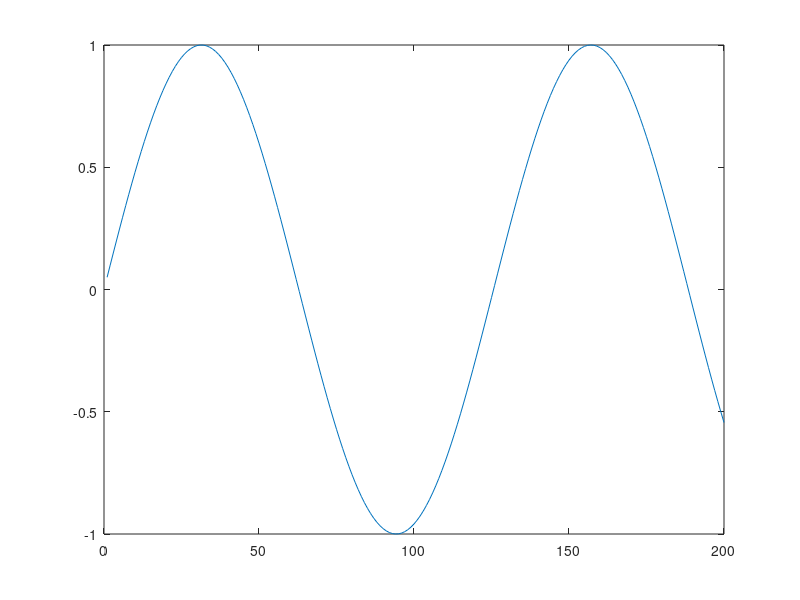
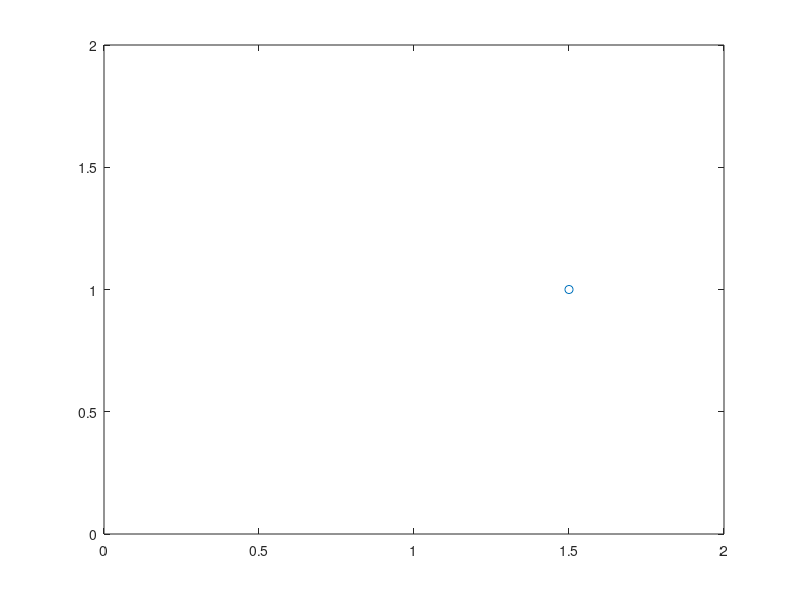
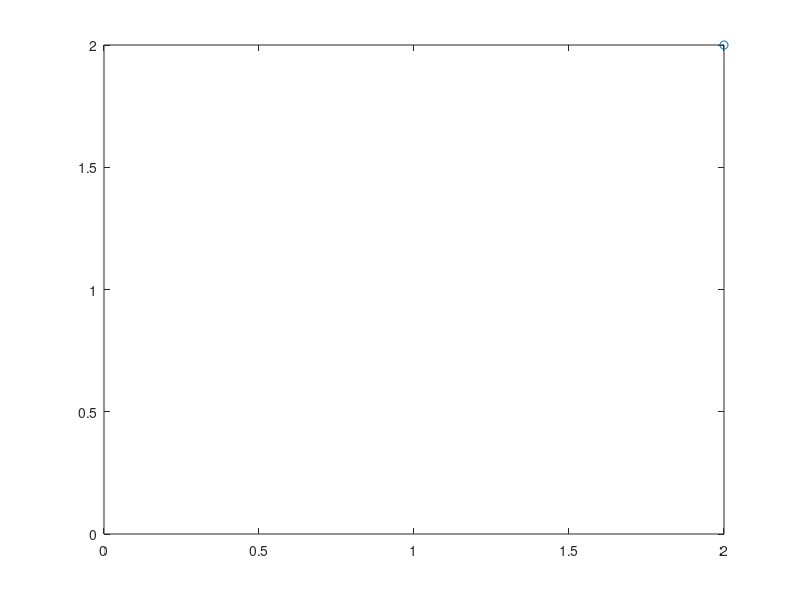
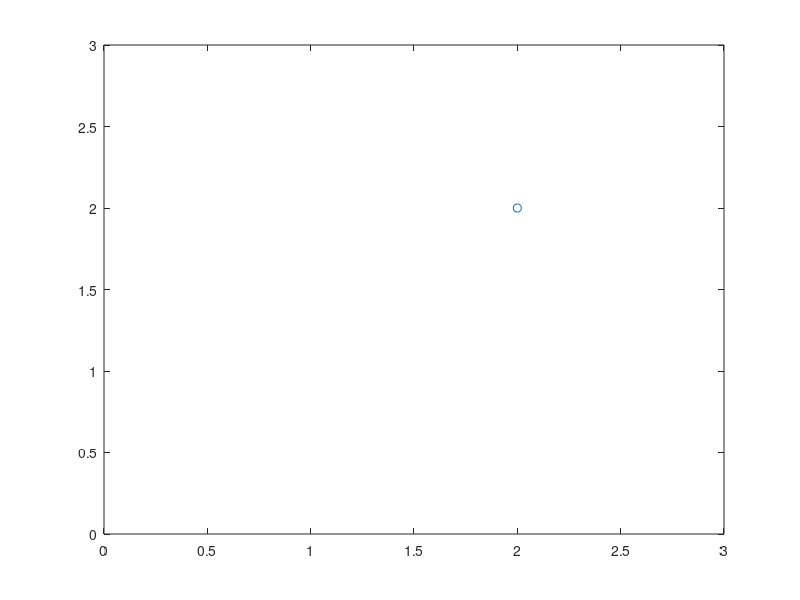

Recreate these plots in MATLAB, in order. (Note: this script raises an error after producing the figures.)
fig = figure;

xdat = 1:200;
ydat = sin(xdat/20);

plot(xdat,ydat);


%%
fig = figure;
ax = plot(1,1,'o');
xlim([0,2])
ylim([0,2])

set(ax,'XData',1.5,'YData',1)

%%
fig = figure;
ax = plot(1,1,'o');
xlim([0,2])
ylim([0,2])

for i = 1:100
    set(ax,'XData',1+(i/100),'YData',1+(i/100))
    drawnow
end

%% Make the point move logistically 

fig = figure;
ax = plot(1,1,'o');
xlim([0,3])
ylim([0,3])

frames = 100;
for i = 1:frames
    dist = 1 / (1 + 2^(20*(-2*(i/frames) + .35)));
    set(ax,'XData',1+dist,'YData',1+dist)
    drawnow
end


%% Make the point move asymptotically 

fig = figure;
ax = plot(1,1,'o');
xlim([0,3])
ylim([0,3])

frames = 100;
c = 15;
for i = 1:frames
    dist = (1+(1/c)) - ((c+1)/(c*(c*(i/frames) + 1)));
    set(ax,'XData',1+dist,'YData',1+dist)
    drawnow
end


%% Using a function
figure;
ax = plot(1,1,'o');
xlim([0,3])
ylim([0,3])

pointtween(ax,[.4,.2],[2,2.9])



%% Trying to tween functions now... This will be kinda hard...

figure;
x = [(1:300) / 100]';
y = sin(5*x);

ax = plot(x,y,'o');

xlim([0,3])
ylim([-3,3])

while 1
    functween(ax,[x,y],[x,3*y])
    functween(ax,[x,3*y],[x,y])
    functween(ax,[x,y],[x,sin(10*x)])
    functween(ax,[x,sin(10*x)],[x,1.5*sin(12*x)])
    functween(ax,[x,1.5*sin(12*x)],[x,y])
    functween(ax,[x,y],[cos(linspace(0,2*pi,300)')+1.5,sin(linspace(0,2*pi,300)')*2])
    functween(ax,[cos(linspace(0,2*pi,300)')+1.5,sin(linspace(0,2*pi,300)')*2],[x,y])
end

%% let's try to pan the axis now...
figure;
x = [(1:300) / 100]';
y = sin(5*x);

ax = plot(x,y,'o');

xlim([0,3])
ylim([-3,3])

while 1
    panCam(ax,[-1,4;-4,4])
    panCam(ax,[-1,1;-3,3])
    panCam(ax,[-5,5;-5,5])
    panCam(ax,[0,3;-3,3])
end

%% Let's combine
figure;
x = [(1:300) / 100]';
y = sin(5*x);

ax = plot(x,y,'o');

xlim([0,3])
ylim([-3,3])

while 1
    panCam(ax,[-1,4;-4,4])
    functween(ax,[x,y],[x,3*y])
    panCam(ax,[-1,1;-3,3])
    panCam(ax,[0,5;-5,5])
    functween(ax,[x,3*y],[5*x,2*y])
    functween(ax,[5*x,2*y],[cos(linspace(0,2*pi,300)')+1.5,sin(linspace(0,2*pi,300)')*2])
    panCam(ax,[0,3;-3,3])
    functween(ax,[cos(linspace(0,2*pi,300)')+1.5,sin(linspace(0,2*pi,300)')*2],[x,y])
end

%% I want to create a differnt kind of tween
% instead of having all of the points move at once, I want them all to move
% one at a time... This will be hard though because.. they need to be
% staggered in movement... I can't just fully animate one point at a
% time...

figure;
x = [(1:300) / 100]';
y = sin(5*x);
ax = plot(x,y,'o');
xlim([0,3])
ylim([-3,3])

while 1
    Sandfunctween(ax,[x,y],[x,3*y])
end

%% Okay, this techincally works, but it's god awfully slow...
% Oh! What about predetermining the path of every tween FIRST! And then
% staggering them? After that, we can just loop through the new data and
% animate!
figure;
x = [(1:300) / 100]';
y = sin(5*x);
ax = plot(x,y,'o');
xlim([0,3])
ylim([-3,3])

while 1
    Cascadefunctween(ax,[x,y],[x,3*y]);
    Cascadefunctween(ax,[x,3*y],[x,y]);
    panCam(ax,[0,3;0,9]);
    Cascadefunctween(ax,[x,3*x]);
    panCam(ax,[0,3;-3,3])
    Cascadefunctween(ax,[x,y]);
end

%% Okay, now how about we augment the Cascade functween to have multiple plots?
% how in the hell do I do this? Multithreading? Nah... Probably not. I
% don't want it to get that complicated... I'll start with something
% simple... I'll pass in two ax objects in a cell... I'll pass in the same
% thing with the startfunc and endfunc variables... a 2x1 cell that have
% two columns each...
figure;
x = [(1:300) / 100]';
y = sin(5*x);
ax = plot(x,y,'o');
hold on;
ax2 = plot(x,sin(10*x),'o');
xlim([0,3])
ylim([-3,3])

MultiCascade({ax,ax2},{[x,1.5*y],[x,3*y]});

%% HOLY SHIT that worked. Let's see if this works with everything...
figure;
x = [(1:300) / 100]';
y = sin(5*x);
ax = plot(x,y,'o');
hold on;
ax2 = plot(x,sin(10*x),'o');
ax3 = plot(x,x*1.2,'o');
xlim([0,3])
ylim([-3,3])

axcell = {ax,ax2,ax3};
while 1
    MultiCascade(axcell,{[x,2*sin(12*x)],[x,3*sin(x)],[x,1.5*sin(4*x)]})
    panCam(ax,[-3,3;-3,3])
    MultiCascade(axcell,{[cos(linspace(0,2*pi,300)')*2,sin(linspace(0,2*pi,300)')*2], ...
        [cos(linspace(0,2*pi,300)')*.5,sin(linspace(0,2*pi,300)')*.5], ...
        [cos(linspace(0,2*pi,300)'),sin(linspace(0,2*pi,300)')]})
    panCam(ax,[0,3;-3,3])
end

%% Transforming contiguous SVGs
figure;
x = [(1:300) / 100]';
y = sin(5*x);
ax = plot(x,y,'o');
hold on;
ax2 = plot(x,sin(10*x),'o');
ax3 = plot(x,x*1.2,'o');
xlim([0,3])
ylim([-3,3])
svg = loadsvg('C:\Users\duck7\University of Michigan Dropbox\David Kim\Animation Playing\MatlabAnimation\test.svg',.99,0);
svg = interpolateCurve(svg{1,1},length(x));
% Let's normalize to a -3,3 grid... Wait... I can just zscore conveniently
% LMFAOOOOO THAT WORKED HOLY SHIT
svg = zscore(svg,0,1)


axcell = {ax,ax2,ax3};
while 1
    MultiCascade(axcell,{[x,2*sin(12*x)],[x,3*sin(x)],[x,1.5*sin(4*x)]})
    panCam(ax,[-3,3;-3,3])
    MultiCascade(axcell,{[cos(linspace(0,2*pi,300)')*2,sin(linspace(0,2*pi,300)')*2], ...
        [cos(linspace(0,2*pi,300)')*.5,sin(linspace(0,2*pi,300)')*.5], ...
        [cos(linspace(0,2*pi,300)'),sin(linspace(0,2*pi,300)')]})
    MultiCascade(axcell,{svg,1.5*svg,2*svg})
    panCam(ax,[0,3;-3,3])
    MultiCascade(axcell,{[x,2*sin(12*x)],[x,3*sin(x)],[x,1.5*sin(4*x)]})
end

%% Testing with previous functions
figure;
x = linspace(-3,3,300);
y = sin(5*x);
ax = plot(x,y,'o');
xlim([-3,3])
ylim([-3,3])
svg = loadsvg('C:\Users\duck7\University of Michigan Dropbox\David Kim\Animation Playing\MatlabAnimation\test.svg',.99,0);
svg = interpolateCurve(svg{1,1},length(x));
svg = zscore(svg,0,1)

while 1
    functween(ax,svg)
    pause(1)
    Cascadefunctween(ax,[x(:),y(:)])
    pause(1)
end

%% Okay, now I want to see how it works with a multiple part SVG
% Oh weird... It can only import illustrator brush strokes... It can't do
% penstrokes...
face = readSVG('multipart.svg',1000);
face = zscore(face,0,1);
x = linspace(-3,3,1000)';

figure;
ax = plot(x,sin(5*x),'o');
xlim([-3,3])
ylim([-3,3])
while 1 
    functween(ax,[x(:),sin(5*x)]);
    pause(1)
    functween(ax,face);
    pause(1)
end


function xy = readSVG(path,points)
    parts = loadsvg(path,.01,0);
    doublesvg = [];
    for i = 1:length(parts)
        doublesvg = [doublesvg; -1*parts{1,i}];
    end
    M = length(doublesvg(:,1));
    xi = linspace(1, M, points);
    x_downsampled = interp1(1:M, doublesvg(:,1), xi);
    M = length(doublesvg(:,2));
    xi = linspace(1, M, points);
    y_downsampled = interp1(1:M, doublesvg(:,2), xi);

    xy = [x_downsampled(:),y_downsampled(:)];
end

% how in the hell do I do this? Multithreading? Nah... Probably not. I
% don't want it to get that complicated... I'll start with something
% simple... I'll pass in two ax objects in a cell... I'll pass in the same
% thing with the startfunc and endfunc variables... a 2x1 cell that have
% two columns each...
function MultiCascade(ax,endfunc)
    startfunc = cell(1,length(ax));
    for j = 1:length(ax)
        currentAx = ax{j};
        startfunc{1,j} = [currentAx.XData',currentAx.YData'];
    end
    frames = 100;
    c = 5;
    

    xdistCell = cell(1,length(ax));
    ydistCell = cell(1,length(ax));
    pdCellx = cell(1,length(ax));
    pdCelly = cell(1,length(ax));

    % below must be done per axis object
    for j = 1:length(ax)
        subEnd = endfunc{1,j};
        subStart = startfunc{1,j};

        xdist = subEnd(:,1)-subStart(:,1);
        ydist = subEnd(:,2)-subStart(:,2);
        predestX = zeros(frames,length(subStart)); %predetermining every point's movement
        predestY = zeros(frames,length(subStart));
        for i = 1:frames
            dist = (1+(1/c)) - ((c+1)/(c*(c*(i/frames) + 1))); % Should go 0-1
            predestX(i,:) = subStart(:,1)+dist*xdist;
            predestY(i,:) = subStart(:,2)+dist*ydist;
        end
        predestX = [subStart(:,1)';predestX];
        predestY = [subStart(:,2)';predestY];
        
        % Storing the predestined paths per plot
        pdCellx{1,j} = predestX;
        pdCelly{1,j} = predestY;
    end

    stagXCell = cell(1,length(ax));
    stagYCell = cell(1,length(ax));
    for j = 1:length(ax)
        stagXCell{1,j} = stagger_matrix(pdCellx{1,j});
        stagYCell{1,j} = stagger_matrix(pdCelly{1,j});
    end
    
    for i = 1:size(stagXCell{1,1},1)
        for j = 1:length(ax)
            curStagX = stagXCell{1,j};
            curStagY = stagYCell{1,j};
            set(ax{1,j},'XData',curStagX(i,:),'YData',curStagY(i,:))
        end
        drawnow
    end
    
end



% Okay, so you actually don't really need a start func... Not anymore... If
% you have a startfunc, then it just assumes that whatever is currently
% plotted is the startfunc...
function Cascadefunctween(ax,startfunc,endfunc)
    if nargin == 2
        endfunc = startfunc;
        startfunc(:,1) = ax.XData;
        startfunc(:,2) = ax.YData;
    end
    frames = 100;
    c = 5;
    xdist = endfunc(:,1)-startfunc(:,1);
    ydist = endfunc(:,2)-startfunc(:,2);
    predestX = zeros(frames,length(startfunc)); %predetermining every point's movement
    predestY = zeros(frames,length(startfunc));
    for i = 1:frames
        dist = (1+(1/c)) - ((c+1)/(c*(c*(i/frames) + 1))); % Should go 0-1
        predestX(i,:) = startfunc(:,1)+dist*xdist;
        predestY(i,:) = startfunc(:,2)+dist*ydist;
        %set(ax,'XData',startfunc(:,1)+dist*xdist,'YData',startfunc(:,2)+dist*ydist)
    end
    predestX = [startfunc(:,1)';predestX];
    predestY = [startfunc(:,2)';predestY];

    stagX = stagger_matrix(predestX);
    stagY = stagger_matrix(predestY);
    for i = 1:size(stagX,1)
        set(ax,'XData',stagX(i,:),'YData',stagY(i,:))
        drawnow
    end
end

%Another chatGpt generation... I don't know how to make a clever
%interpolation function like this... I hope it'll work...
%goddamn... It worked... I'm impressed...
function [newfunc] = interpolateCurve(xy, Nnew)
    %xy = [x(:), y(:)];
    x = xy(:,1);
    y = xy(:,2);
    dxy = diff(xy);
    segment_lengths = sqrt(sum(dxy.^2,2));
    cumlen = [0; cumsum(segment_lengths)];
    totalLength = cumlen(end);
    tnew = linspace(0, totalLength, Nnew);
    xnew = interp1(cumlen, x(:), tnew)';
    ynew = interp1(cumlen, y(:), tnew)';
    newfunc = [xnew,ynew];
end

% This is a function that would stagger a matrix... it's for cascading...
% Cards on the table, I asked chatgpt to make this...
% Okay, not anymore... it's modded from chatgpt lol
function B = stagger_matrix(A)
    [N, M] = size(A);
    L = N + M - 1; % new length of staggered mat. I gotta change this if I'm gonna run this again...
    B = zeros(L, M);

    for col = 1:M
        idx = col;    % The diagonal position
        B(idx:N+idx-1, col) = A(:,col);
        if col ~= 1
            B(1:idx,col) = A(1,col);
        end
        if col ~= M
            B(idx+N:end,col) = A(end,col);
        end
    end
end



% I need to start off with tweening between two functions of the same
% length. 
% Each function needs a column of x and y 
function Sandfunctween(ax,startfunc,endfunc)
    frames = 100;
    c = 5;
    

    xdist = endfunc(:,1)-startfunc(:,1);
    ydist = endfunc(:,2)-startfunc(:,2);
    ax.XData = startfunc(:,1);
    ax.YData = startfunc(:,2);
    for j = 1:size(startfunc,1)
        for i = 1:frames
            dist = (1+(1/c)) - ((c+1)/(c*(c*(i/frames) + 1))); %should go from 0-1

            logicVec = zeros(size(startfunc,1),1);
            logicVec(j) = 1;
            set(ax,'XData',startfunc(:,1)+dist*xdist.*logicVec,'YData',startfunc(:,2)+dist*ydist.*logicVec)
            drawnow
        end
        startfunc(:,1) = ax.XData';
        startfunc(:,2) = ax.YData';
    end
end


% I wonder if I can actually get the axis data from here..
% the panto variable should be a 2x2 double matrix... 
% should be simple enough right?
function panCam(ax,panto)
    frames = 100;
    c = 5;
    curX = xlim(ax.Parent);
    curY = ylim(ax.Parent);
    xdist = panto(1,:)-curX;
    ydist = panto(2,:)-curY;
    for i = 1:frames
        dist = (1+(1/c)) - ((c+1)/(c*(c*(i/frames) + 1))); %should go from 0-1
        xlim(ax.Parent,curX + xdist*dist)
        ylim(ax.Parent,curY + ydist*dist)
        drawnow
    end
end


% I need to start off with tweening between two functions of the same
% length. 
% Each function needs a column of x and y 
function functween(ax,startfunc,endfunc)
    if nargin == 2
        endfunc = startfunc;
        startfunc(:,1) = ax.XData;
        startfunc(:,2) = ax.YData;
    end
    frames = 100;
    c = 5;  

    xdist = endfunc(:,1)-startfunc(:,1);
    ydist = endfunc(:,2)-startfunc(:,2);
    for i = 1:frames
        dist = (1+(1/c)) - ((c+1)/(c*(c*(i/frames) + 1)));
        
        set(ax,'XData',startfunc(:,1)+dist*xdist,'YData',startfunc(:,2)+dist*ydist)
        drawnow
    end
end

function pointtween(ax,startpoint,endpoint)
    frames = 100;
    c = 15;
    xdist = endpoint(1)-startpoint(1);
    ydist = endpoint(2)-startpoint(2);
    for i = 1:frames
        dist = (1+(1/c)) - ((c+1)/(c*(c*(i/frames) + 1)));
        
        set(ax,'XData',startpoint(1)+dist*xdist,'YData',startpoint(2)+dist*ydist)
        drawnow
    end
end
